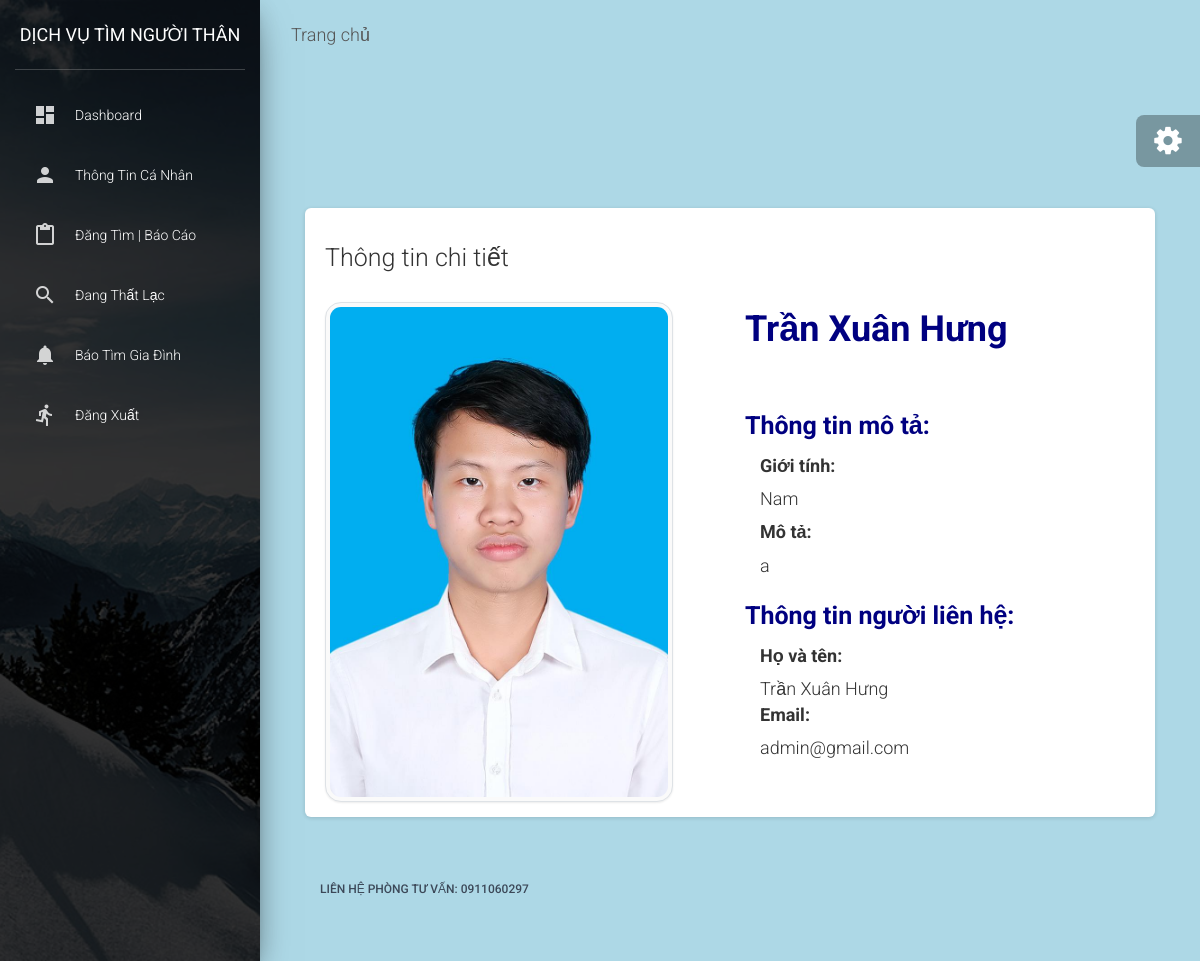
Screenshot of /missingdetail?missing_id=4 with the database file from the repository.
### center/models.py (models this page shows)
class MissingPeople(models.Model):
    id = models.AutoField(db_column='ID', primary_key=True)  # Field name made lowercase.
    user = models.ForeignKey(User,models.DO_NOTHING, db_column='UserID')
    name = models.CharField(db_column='name', max_length=255, null=True, blank=True)
    gender= models.CharField (db_column='gender', max_length=100, null=True, blank=True)
    status = models.CharField(db_column='status',max_length=255, null=True,  blank=True)
    image = models.ImageField(db_column='image', null=True, upload_to='missing')
    description = models.CharField(db_column='description', blank=True, max_length=2550, null=True)
    class Meta:
        db_table = 'MissingPeople'

### center/views.py (the view)
# urls.py: path('missingdetail', missing_detail, name="productdetail"),
def missing_detail(request):
    missing = MissingPeople.objects.filter(id=request.GET.get('missing_id'))
    user = User.objects.filter(id=missing[0].user.id)
    return render(request, 'missing_detail.html', {'missing': missing[0],'user': user[0] })

### center/templates/missing_detail.html (shortened to what this page needs)
{% extends 'layouts/base.html' %}
{% load static
{% block title %} Icons {% endblock title %}
{% block content %}
<div class="header bg-gradient-primary pb-8 pt-5 pt-md-8">
</div>
<div class="container-fluid mt--7">
    <div class="row">
        <div class="col">
            <div class="card shadow">
                <div class="card-header bg-transparent">
                    <div class="d-flex justify-content-between">
                    <h3 class="mb-0">Thông tin chi tiết</h3>
                    </div>
                </div>
                <div class="card-body">
                    <div class="row">
                        <div class="col-lg-6 item-photo">
                            <img src="{{missing.image.url}}" style="height: 500px; width: auto;"class="img-thumbnail" alt="">
                        </div>
                        <div class="col-lg-6">
                            <h2 id="product-name" style="font-weight: bold; color: navy;">{{ missing.name }}</h1>
                                <br>
                                <h3 style="font-weight: bold; color: navy;"> Thông tin mô tả:</h2>
                                    <div class="col-lg-12">
                                        <h4 style="font-weight: bold;">Giới tính: </h4>
                                        <div >
                                            <h4>{{missing.gender}}</h4>
                                        </div>
                                    </div>
                                    <div class="col-lg-12">
                                        <h4 style="font-weight: bold;">Mô tả: </h4>
                                        <div >
                                            <h4>{{missing.description}}</h4>
                                        </div>
                                    </div>
                                <h3 style="font-weight: bold; color: navy;"> Thông tin người liên hệ:</h2>
                                <div class="col-lg-12">
                                    <h4 style="font-weight: bold;">Họ và tên: </h4>
                                    <div>
                                        <a href ="#" class="h4">{{user.last_name}} {{user.first_name}}</a>
                                    </div>
                                </div>
                                <div class="col-lg-12">
                                    <h4 style="font-weight: bold;">Email:</h4>
                                     <div>
                                        <h4>{{user.email}}</h4>
                                     </div>
                                </div>
                            <br>
                        </div>
                    </div>
                </div>
            </div>
        </div>
        {% endblock content %}

### rows the page displays
MissingPeople: image (picture), name "Trần Xuân Hưng", gender "Nam", description "a"

### other values shown
{{ user.last_name }} "Trần"
{{ user.first_name }} "Xuân Hưng"
{{ user.email }} "admin@gmail.com"
